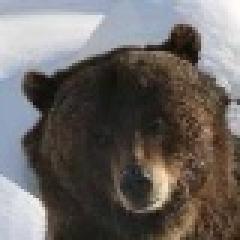
#> input picture project-data/data/BearHead/bearfrontal0005.jpg, 80 x 80 px (shown 3 times larger); its folder holds 3 pictures in this run
$ jupyter execute --allow-errors 'Image Processing Project.ipynb'   (shell and % lines are left out)
#> lines starting #> are read from the running program, lines starting #| are printed output that depends on the picture
[cell 1]
import numpy as np
import pandas as pd
import skimage.io
import matplotlib.pyplot as plt
import sklearn
import skimage.feature
import skimage.transform
import os
from glob import glob
import re

[cell 2]
folder = os.listdir('./project-data/data')
print(folder)

[cell 3]
all_path = []
for f in folder:
    all_path.append(glob('./project-data/data/{}/*.jpg'.format(f)))
img_all = []
for r in range(len(all_path)):
    for c in range(len(all_path[r])):
        img_all.append(all_path[r][c].replace("\\", "/"))
img_all[:5], len(img_all)

[cell 4]
def extract_label(text):
    try:
        label = re.search(r'./project-data/data/(.*?)Head/', text).group(1)
    except:
        label = re.search(r'./project-data/data/(.*?)/', text).group(1)
    return label.lower()
labels = list(map(extract_label, img_all))
labels[:5], len(labels)

[cell 5]
def get_image_array(img):
    return skimage.io.imread(img)
#> returned value is the input picture: shape (80, 80, 3); mean R, G, B 108.1, 103.1, 100
img_all_arrs = np.array(list(map(get_image_array, img_all)))
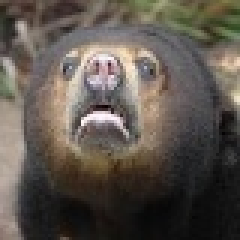
#> input picture project-data/data/BearHead/bearfrontal0006.jpg, 80 x 80 px (shown 3 times larger)
#> in get_image_array, returned value is the input picture: shape (80, 80, 3); mean R, G, B 92.7, 85.1, 77.4
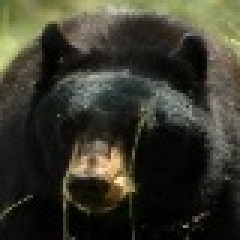
#> input picture project-data/data/BearHead/bearfrontal0011.jpg, 80 x 80 px (shown 3 times larger)
#> in get_image_array, returned value is the input picture: shape (80, 80, 3); mean R, G, B 57.4, 56.7, 44.2
#> call 4 of get_image_array, with img = './project-data/data/CatHead/cat1015a.jpg'
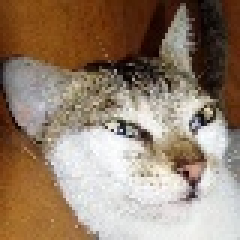
#> input picture project-data/data/CatHead/cat1015a.jpg, 80 x 80 px (shown 3 times larger)
#> in get_image_array, returned value is the input picture: shape (80, 80, 3); mean R, G, B 149.4, 129, 110.4
img_all_arrs.shape
#> Out = (4, 80, 80, 3)

[cell 6]
import collections
data = collections.defaultdict()
data['data'] = img_all_arrs
data['target'] = labels
data['labels'] = set(labels)

[cell 7]
count_values = collections.Counter(data['target'])
#> count_values = {'bear': 3, 'cat': 1}
count_values
#> Out = {'bear': 3, 'cat': 1}

[cell 8]
plt.figure(figsize=(20, 6))
plt.bar(list(count_values.keys()), count_values.values(), color='#4d2e9d')
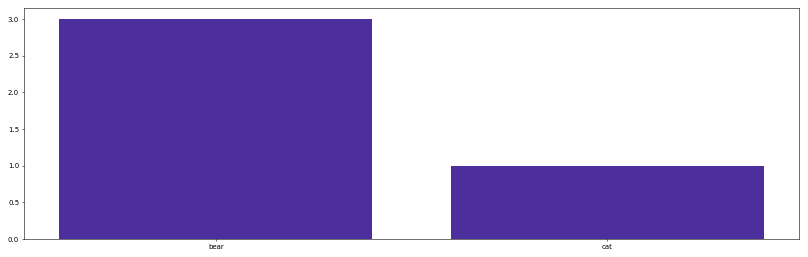
#> figure drawn by matplotlib, 1 panel

[cell 9]
plt.imshow(data['data'][0])
plt.xticks([])
plt.yticks([])
plt.title(data['target'][0])
plt.show()

[cell 10]
plt.figure(figsize=(12,6))
for idx, label in enumerate(data['labels']):
    index = data['target'].index(label)
    plt.subplot(3, 7, idx+1)
    plt.imshow(data['data'][index])
    plt.xticks([])
    plt.yticks([])
    plt.title(label)
#> this loop made 2 passes
#> (label, index) on passes 1 to 2: ('bear', 0), ('cat', 3)
plt.show()

[cell 11]
from sklearn.model_selection import train_test_split
from sklearn import metrics

[cell 12]
import skimage
import skimage.color
import skimage.io
import skimage.feature
import skimage.transform

[cell 13]
X = data['data']
y = data['target']
#> y = ['bear', 'bear', 'bear', 'cat']

#> (a cell that did not finish here is left out)

#> (a cell that did not finish here is left out)

[cell 16]
from sklearn.base import BaseEstimator, TransformerMixin

[cell 17]
class rgb2gray_transform(BaseEstimator, TransformerMixin):
    def __init__(self):
        pass
    def fit(self, X, y=None):
        return self
    def transform(self, X, y=None):
        return np.array([skimage.color.rgb2gray(x) for x in X])

#> (a cell that did not finish here is left out)

[cell 19]
rgb2grayObj = rgb2gray_transform()
#> (the rest of this cell did not finish here and is left out)

#> (a cell that did not finish here is left out)

[cell 21]
plt.subplot(1,2,1)
#> (the rest of this cell did not finish here and is left out)

[cell 22]
class hogtransformer(BaseEstimator, TransformerMixin):

    def __init__(self, orientations=9, pixels_per_cell=(8, 8), cells_per_block = (3, 3)):
        self.orientations = orientations
        self.pixels_per_cell = pixels_per_cell
        self.cells_per_block = cells_per_block

    def fit(self, X, y=None):
        return self

    def transform(self, X, y=None):
        return np.array([self.local_hog(x) for x in X])

    def local_hog(self, img):
        hog_feature = skimage.feature.hog(img,
                               orientations=self.orientations,
                               pixels_per_cell = self.pixels_per_cell,
                               cells_per_block = self.cells_per_block)
        return hog_feature

[cell 23]
hogObj = hogtransformer()

#> (a cell that did not finish here is left out)

#> (a cell that did not finish here is left out)

[cell 26]
from sklearn.linear_model import SGDClassifier

[cell 27]
from sklearn.model_selection import GridSearchCV

[cell 28]
from sklearn.preprocessing import StandardScaler

[cell 29]
model_sgd = SGDClassifier(loss='hinge', learning_rate='adaptive', early_stopping=True, eta0=0.1)

[cell 30]
grayify = rgb2gray_transform()
hogify = hogtransformer()
